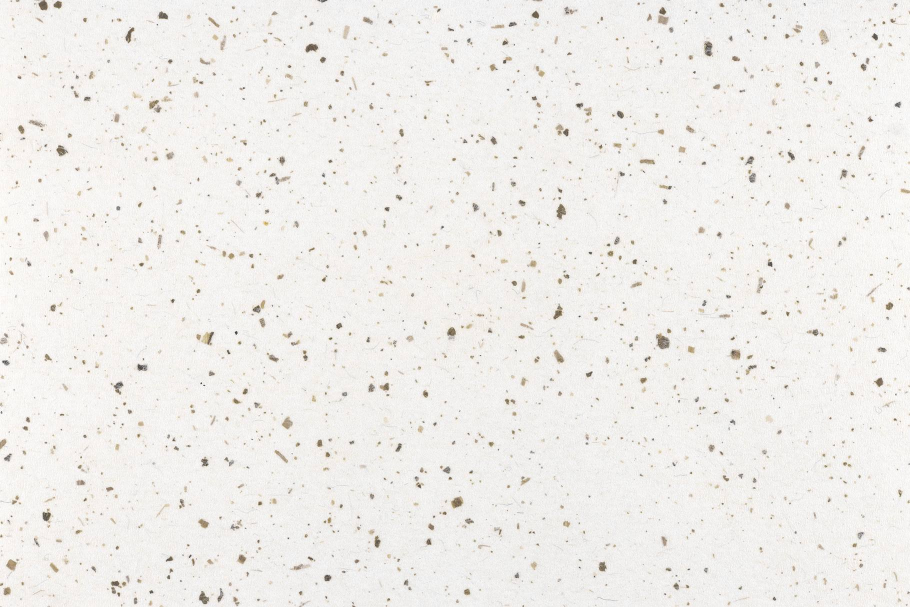
#> input picture vietocr/data/patterns/01-Decorative-Paper-Texture.jpg, 1820 x 1214 px (shown at 1/2 size); its folder holds only this picture in this run
$ python -i bloom_filter.py   (imports and definitions only)
#> lines starting #> are read from the running program, lines starting #| are printed output that depends on the picture; after the words box and inside, x2 and y2 are one past the last pixel; in counts of white or black regions, pixels touching at a corner belong together
### vietocr/augmentations/custom_augmentations.py
import random
import traceback
from dataclasses import field, make_dataclass
from functools import wraps
from inspect import getfullargspec
from typing import Callable, Tuple

import albumentations as A
import cv2
import numpy as np


# [48 lines left out: functions rand, safe_run, not called in this run]


def make_transform(name: str, fn: Callable, Base=A.ImageOnlyTransform):
    """A mild black magic function, make a transformation from
    a functional transform.

    Args:
        name (str): Name of the transformation class.
        fn (Callable):
            The functional transformation, need to be annotated with default arguments.
        Base (type):
            The base class for the transformation.
            The default is `A.ImageOnlyTransform`.
    """
#> called with name = 'ColorPatchOverlay'
    # +--------------------------+
    # | Get fields from function |
    # +--------------------------+
    ann = getfullargspec(fn)
    num_defaults = len(ann.defaults)
    option_names = ann.args[-num_defaults:]
    fields = []
    for i in range(num_defaults):
        arg = option_names[i]
        type = ann.annotations[arg]
        default = field(default=ann.defaults[i])
        ds_field = (arg, type, default)
        fields.append(ds_field)

    # +---------------------------------------+
    # | Make a dataclass to hold and validate |
    # | the transformation function input     |
    # +---------------------------------------+
    ParamClass = make_dataclass(f"{name}Params", fields)

    # +-----------------------------------+
    # | The transformation function class |
    # +-----------------------------------+
    class TransformClass(Base):
        # [6 lines left out: function __init__, not called in this run]

        def apply(self, img, **kwargs):
            return safe_run(fn, img, **self.params)

        def get_transform_init_args_names(self):
            return option_names

    # +---------------------------------------------------------+
    # | Change global stuff, such as name, qualifier, docstring |
    # +---------------------------------------------------------+
    TransformClass.__name__ = name
    TransformClass.__qualname__ = name
    wraps(fn)(TransformClass.apply)
    return TransformClass


class FBMNoise(A.ImageOnlyTransform):
    """Add noise generated by fractional brownian motion.

    Args:
        mix (Tuple[float, float]): Image alpha when mixing with noise, default to (0.6, 0.8).
        p (float): Apply probability, default value is 0.5.
        always_apply (bool): Always apply.
    """

    # [8 lines left out: function __init__, not called in this run]

    def get_transform_init_args_names(self):
        return ["mix"]

    # [124 lines left out: functions apply, random, gen_fbm, gen_2d_noise, scale_degrade, random_color_patch_overlay, not called in this run]


ColorPatchOverlay = make_transform("ColorPatchOverlay", random_color_patch_overlay)
ScaleDegrade = make_transform("ScaleDegrade", scale_degrade)
#> further down, picture is the input picture: shape (1214, 1820, 3); mean B, G, R 234.9, 238.2, 240.1

### vietocr/augmentations/bloom_filter.py
import random
from functools import partial
from typing import Tuple, Union

import cv2
import numpy as np

from .custom_augmentations import make_transform


def bloom_filter(
    img: np.ndarray,
    white_threshold: Union[Tuple[int, int], int] = (220, 240),
    blur: Union[Tuple[int, int], int] = (2, 15),
    gain: Union[Tuple[int, int], int] = (0.3, 3),
):
    """Apply bloom filter to the image

    The option for this function is either a number or a tuple `(a, b)`.
    If a tuple is used, then the number will sampled randomly inside the
    range given by `a` and `b`.

    Args:
        img (np.ndarray): Input image

    Keywords:
        white_threshold (Tuple[int, int] | int):
            Min threshold for pixels to be considered white.
            Default: (220, 240).
        blur (Tuple[float, float] | int):
            Sigma values for the gaussian blur.
            Default: (2, 15).
        gain (Tuple[float, float] | float):
            How much the bloom is weighting when blending with the original image.
            Default: (0.3, 3).
    """
#> called with white_threshold = (220, 240), blur = (2, 15), gain = (0.3, 3)
    # +-------------+
    # | adapt input |
    # +-------------+
    if isinstance(white_threshold, (list, tuple)):
        white_threshold = random.uniform(*white_threshold)
    if isinstance(blur, (list, tuple)):
        blur = random.uniform(*blur)
    if isinstance(gain, (list, tuple)):
        gain = random.uniform(*gain)

    # +-------------------------------------------+
    # | convert image to hsv colorspace as floats |
    # +-------------------------------------------+
    hsv = cv2.cvtColor(img, cv2.COLOR_BGR2HSV).astype(np.float64)
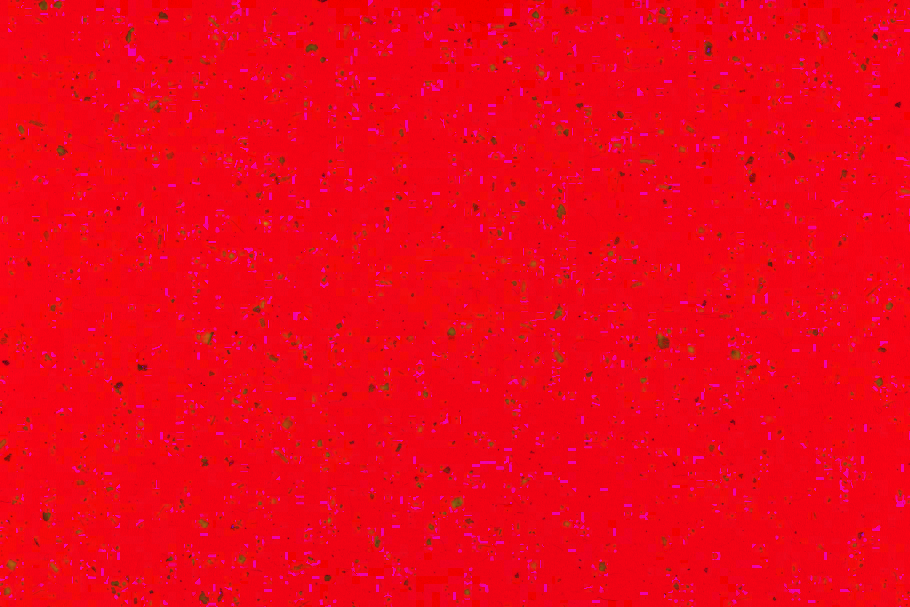
#> hsv: shape (1214, 1820, 3) float64 (shown at 1/2 size); mean B, G, R 24, 5.8, 240.1
    h, s, v = cv2.split(hsv)
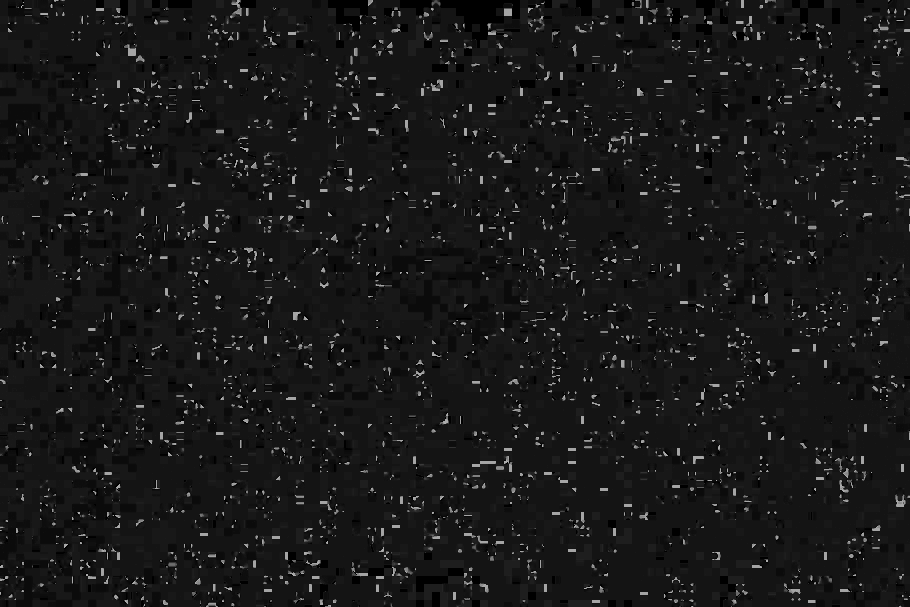
#> h: shape (1214, 1820) float64 (shown at 1/2 size); min 0, max 179, mean 24
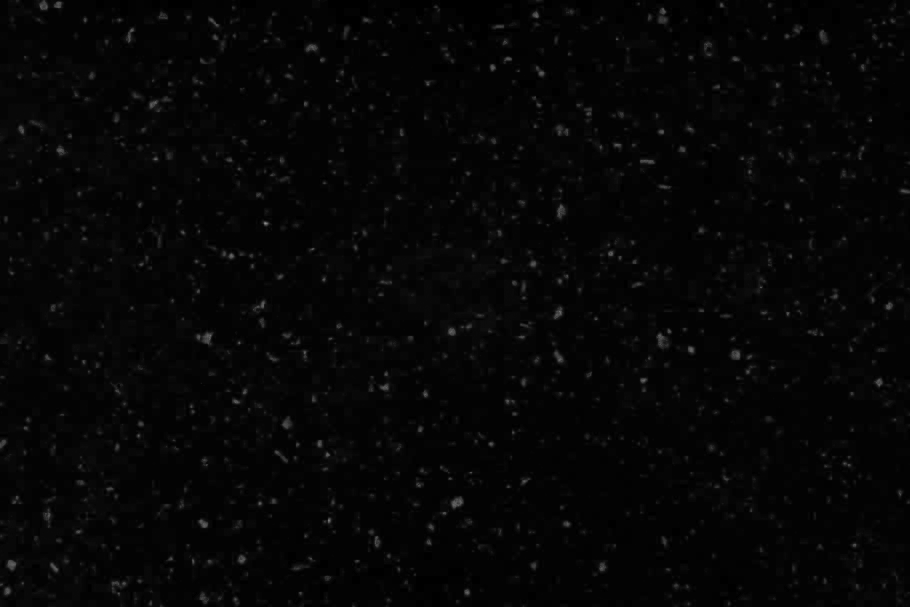
#> s: shape (1214, 1820) float64 (shown at 1/2 size); min 0, max 145, mean 5.8

    # +-----------------------------------------------------+
    # | Desire low saturation and high brightness for white |
    # | So invert saturation and multiply with brightness   |
    # +-----------------------------------------------------+
    sv = ((255 - s) * v / 255).clip(0, 255).astype(np.uint8)

    # +-----------------+
    # | threshold image |
    # +-----------------+
    thresh = cv2.threshold(sv, white_threshold, 255, cv2.THRESH_BINARY)[1]
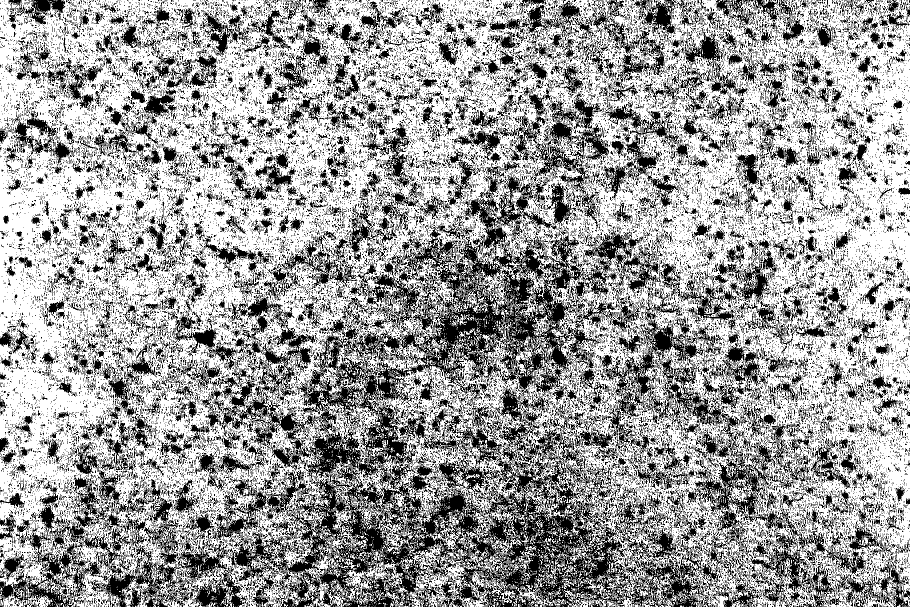
#> thresh: shape (1214, 1820) (shown at 1/2 size); 61.6% white; 34407 black regions (31570 under 20 px), largest, box (x1, y1, x2, y2) and area: (320, 464, 1281, 1214) 212042, (1222, 856, 1557, 1214) 26185, (1210, 639, 1480, 883) 16153

    # +--------------------------+
    # | blur and make 3 channels |
    # +--------------------------+
    blur = cv2.GaussianBlur(thresh, (0, 0), sigmaX=blur, sigmaY=blur)
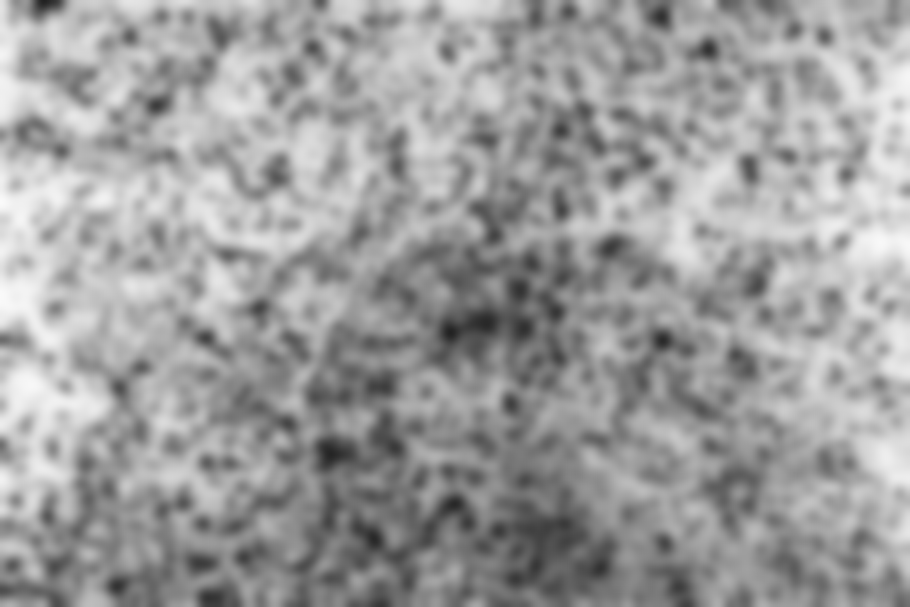
#> blur: shape (1214, 1820) (shown at 1/2 size); min 32, max 250, mean 157.1
    blur = cv2.cvtColor(blur, cv2.COLOR_GRAY2BGR)
#> blur: shape (1214, 1820, 3)

    # +-----------------------------------------+
    # | blend blur and image using gain on blur |
    # +-----------------------------------------+
    result = cv2.addWeighted(img, 1, blur, gain, 0)
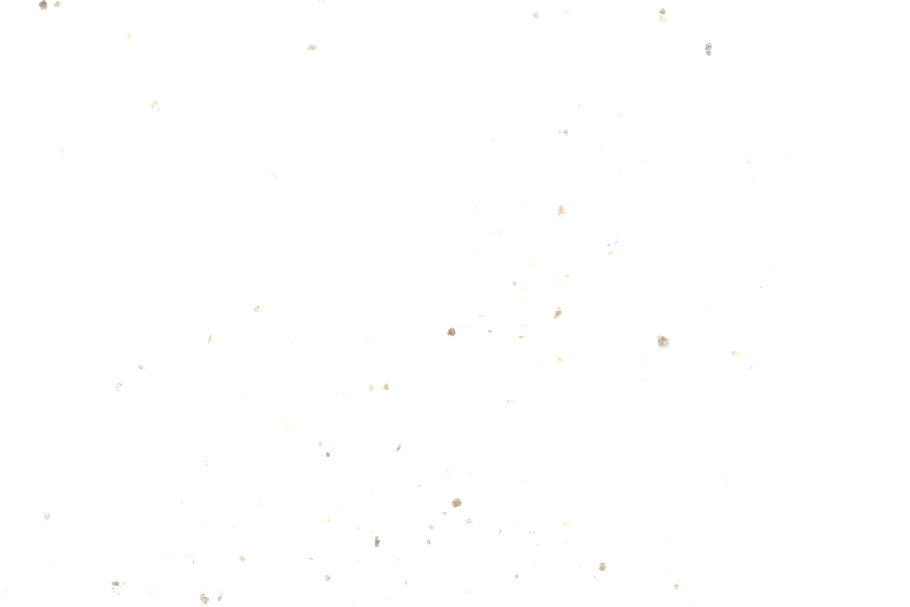
#> result: shape (1214, 1820, 3) (shown at 1/2 size); mean B, G, R 254.8, 254.9, 254.9

    # +--------------+
    # | output image |
    # +--------------+
    return result


BloomFilter = make_transform("BloomFilter", bloom_filter)

>>> import cv2
>>> picture = cv2.imread('../data/patterns/01-Decorative-Paper-Texture.jpg')
>>> result = bloom_filter(picture)

$ run again, on vietocr/data/patterns/03-Decorative-Paper-Texture.jpg
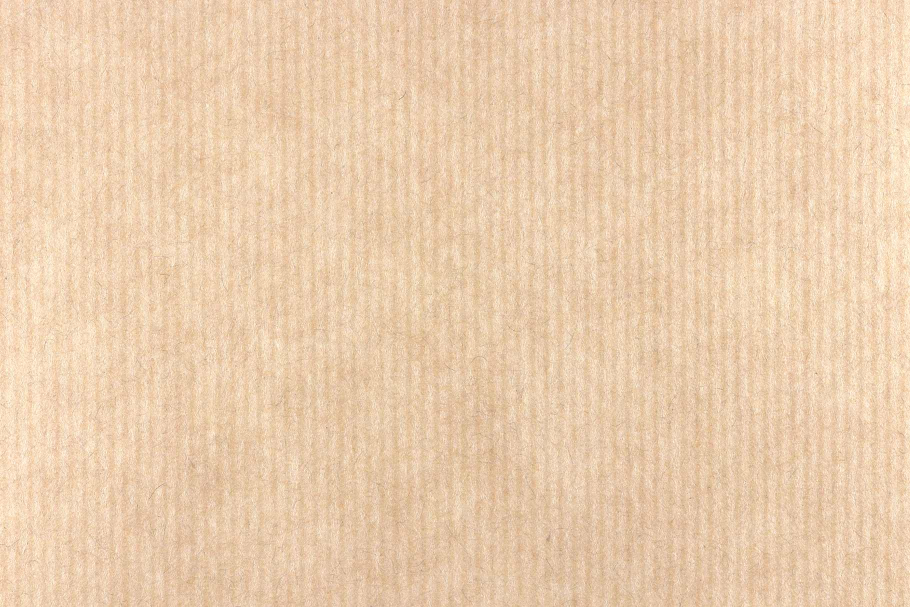
#> input picture vietocr/data/patterns/03-Decorative-Paper-Texture.jpg, 1820 x 1214 px (shown at 1/2 size)
#> picture is the input picture: shape (1214, 1820, 3); mean B, G, R 174.2, 205.3, 234.8
#> in bloom_filter, `h, s, v = cv2.split(hsv)`:
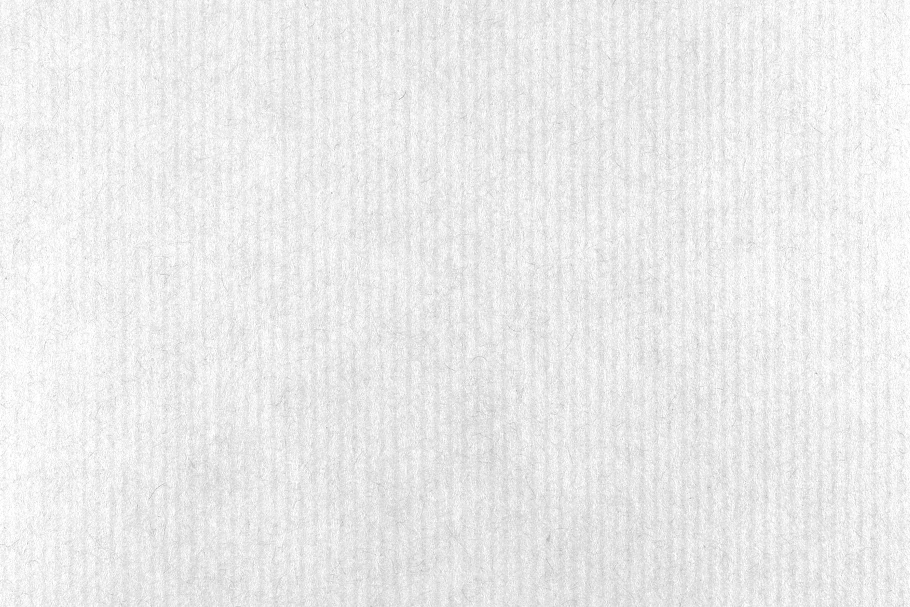
#> v: shape (1214, 1820) float64 (shown at 1/2 size); min 121, max 255, mean 234.8
#> in bloom_filter, `sv = ((255 - s) * v / 255).clip(0, 255).astype(np.uint8)`:
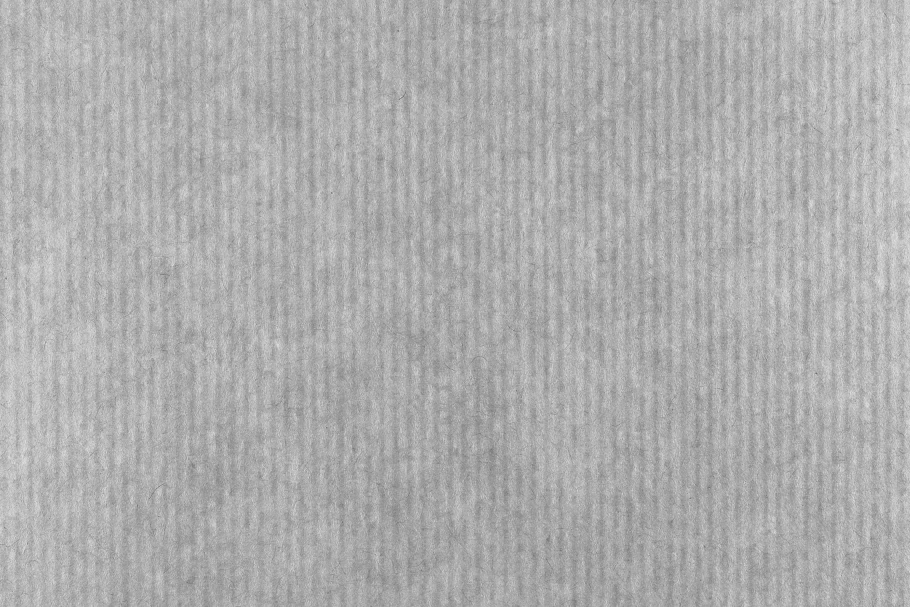
#> sv: shape (1214, 1820) (shown at 1/2 size); min 61, max 234, mean 173.7
#> thresh: shape (1214, 1820); every value is 0
#> blur: shape (1214, 1820, 3); every value is 0

$ run again, on vietocr/data/patterns/05-Decorative-Paper-Texture.jpg
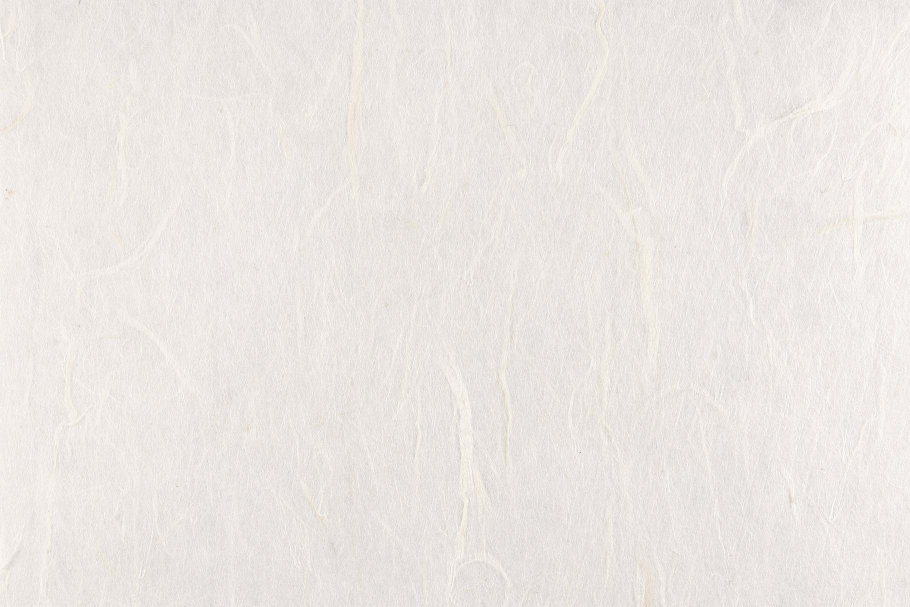
#> input picture vietocr/data/patterns/05-Decorative-Paper-Texture.jpg, 1820 x 1214 px (shown at 1/2 size)
#> picture is the input picture: shape (1214, 1820, 3); mean B, G, R 227.2, 230.8, 235.7
#> in bloom_filter, `thresh = cv2.threshold(sv, white_threshold, 255, cv2.THRESH_BINARY)[1]`:
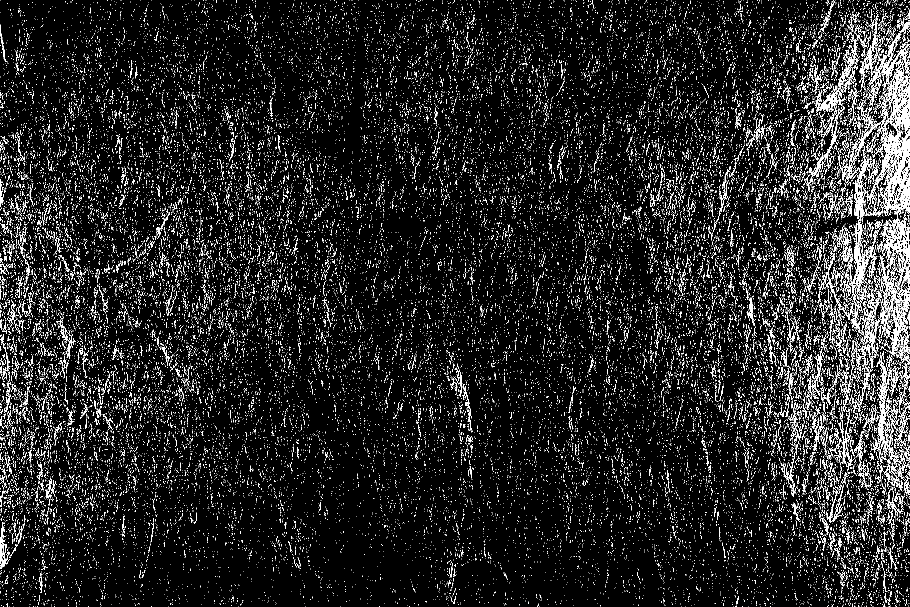
#> thresh: shape (1214, 1820) (shown at 1/2 size); 8.5% white in thin lines or dots
#> in bloom_filter, `result = cv2.addWeighted(img, 1, blur, gain, 0)`:
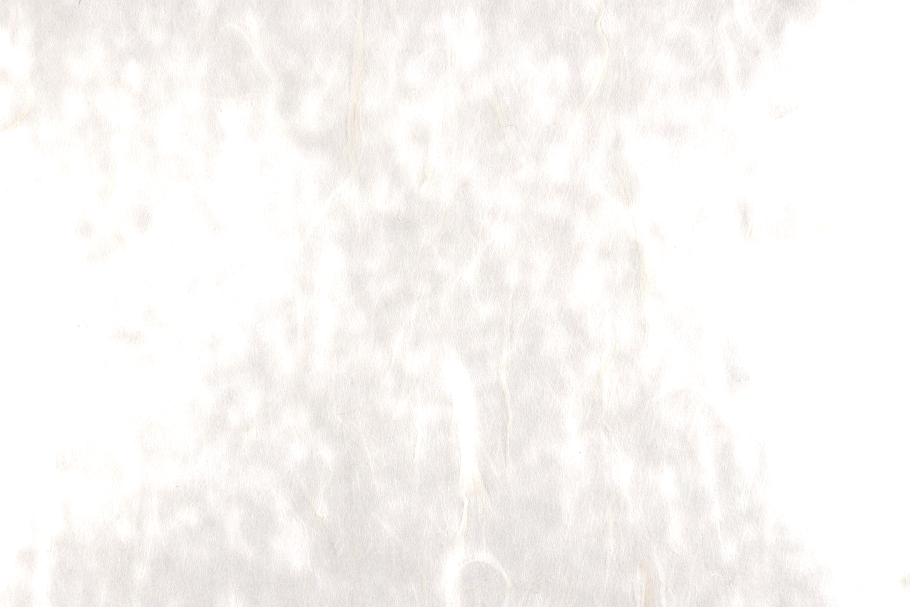
#> result: shape (1214, 1820, 3) (shown at 1/2 size); mean B, G, R 244.8, 247, 249.6
